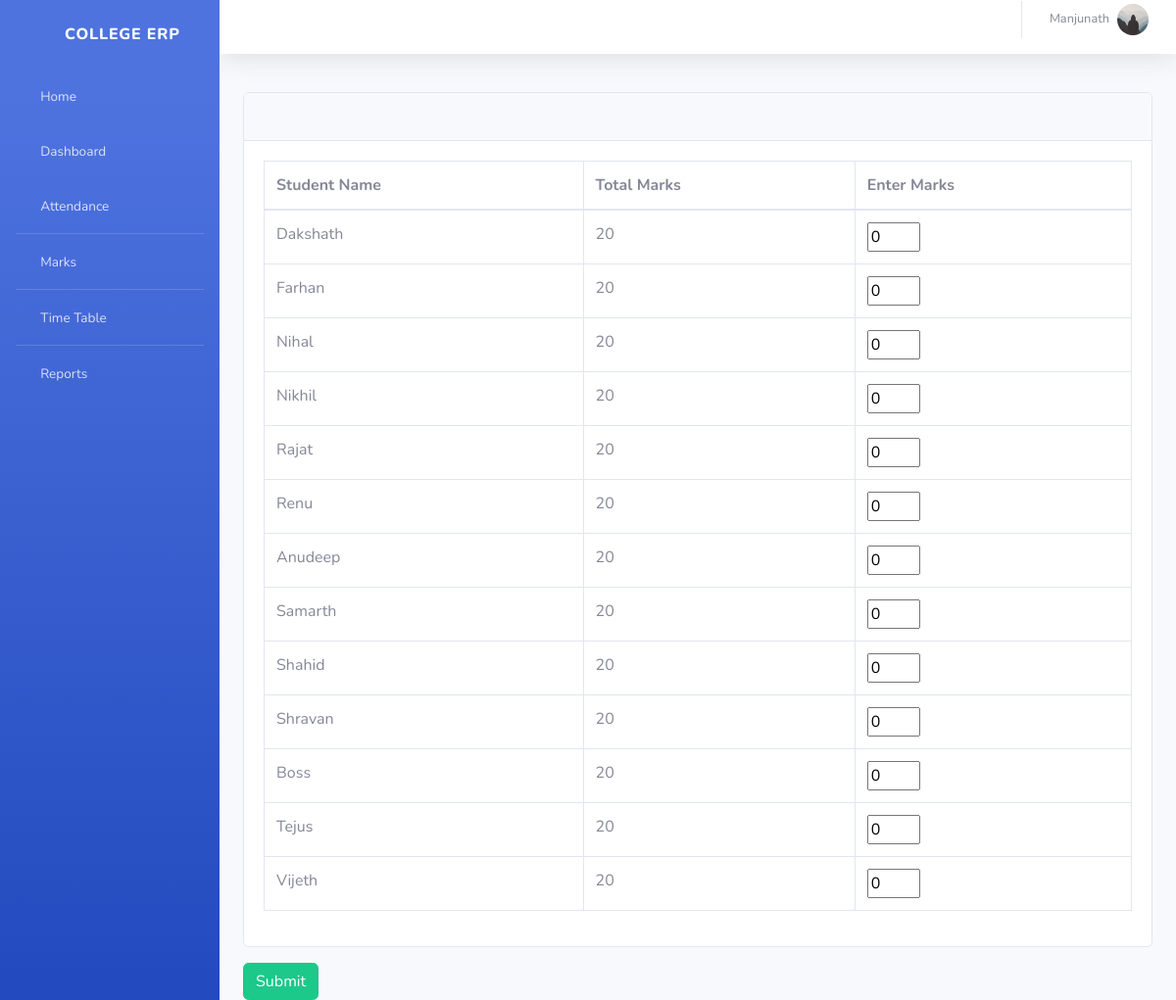
The app's page /info/teacher/49/marks_entry/ (signed in) with its own data.
### info/models.py (models this page shows, shortened)
class User(AbstractUser):
    @property
    def is_student(self):
        if hasattr(self, 'student'):
            return True
        return False
    @property
    def is_teacher(self):
        if hasattr(self, 'teacher'):
            return True
        return False

class Teacher(models.Model):
    user = models.OneToOneField(User, on_delete=models.CASCADE, null=True)
    id = models.CharField(primary_key=True, max_length=100)
    dept = models.ForeignKey(Dept, on_delete=models.CASCADE, default=1)
    name = models.CharField(max_length=100)
    Gender = models.CharField(max_length=50, choices=Gender_choice, default='Male')
    DOB = models.DateField(default='1980-01-01')
    address = models.CharField(max_length=200, default='-'),
    phone = models.IntegerField(),
    nationality = models.CharField(max_length=20),
    image = models.ImageField(default='default.jpg', upload_to='profile_pics')

class Student(models.Model):
    user = models.OneToOneField(User, on_delete=models.CASCADE, null=True)
    class_id = models.ForeignKey(Class, on_delete=models.CASCADE, default=1)
    semester = models.CharField(max_length=100, choices=semester, default='-')
    USN = models.CharField(primary_key='True', max_length=100)
    name = models.CharField(max_length=200)
    address = models.CharField(max_length=200, default='-')
    phone = models.IntegerField(default='-'),
    nationality = models.CharField(max_length=20, default='-'),
    Gender = models.CharField(max_length=50, choices=Gender_choice, default='Male')
    DOB = models.DateField(default='1998-01-01')
    image = models.ImageField(default='default.jpg', upload_to='profile_pics')

class MarksClass(models.Model):
    assign = models.ForeignKey(Assign, on_delete=models.CASCADE)
    name = models.CharField(max_length=50, choices=test_name, default='Internal test 1')
    status = models.BooleanField(default='False')
    class Meta:
        unique_together = (('assign', 'name'),)
    @property
    def total_marks(self):
        if self.name == 'Semester End Exam':
            return 100
        return 20

### info/views.py (the view)
# urls.py: path('teacher/<int:marks_c_id>/marks_entry/', views.t_marks_entry, name='t_marks_entry'),
@login_required()
def t_marks_entry(request, marks_c_id):
    mc = get_object_or_404(MarksClass, id=marks_c_id)
    ass = mc.assign
    c = ass.class_id
    context = {
        'ass': ass,
        'c': c,
        'mc': mc,
    }
    return render(request, 'info/t_marks_entry.html', context)

### info/templates/info/t_marks_entry.html (shortened to what this page needs)
{% extends 'info/base.html' %}
{% block content %}
{% if c.student_set.all %}
<form action="{% url 'marks_confirm' mc.id %}" method="post">
    <div class="card mb-3">
        <div class="card-header">
          <i class="fas fa-table"></i>
         <b>{{ dept1.name }}</b></div>
        <div class="card-body">
          <div class="table-responsive">
            <table class="table table-bordered" id="dataTable" width="100%" cellspacing="0">
              <thead>
                <tr>
                    <th>Student Name</th>
                    <th>Total Marks</th>
                    <th>Enter Marks</th>
                </tr>
              </thead>
                <tbody>
                {% for s in c.student_set.all %}
                    <tr>
                    <td>{{s.name}}</td>
                    <td>{{ mc.total_marks }}</td>
                    <td>
                        <input type="number" name="{{ s.USN }}" min="0" max="{{ mc.total_marks }}" value="0">
                    </td>
                    </tr>
                {% endfor %}
                </tbody>
            </table>
          </div>
        </div>
      </div>
    <input class="btn btn-success" type="submit" value="Submit">
</form>
{% else %}
    <p>No students in Class</p>
{% endif %}
{% endblock %}

### info/templates/info/base.html (shortened to what this page needs)
<!DOCTYPE html>
<html lang="en">
  <head>
      {% load static %}
   <link href="{% static '/info/dashboard/vendor/fontawesome-free/css/all.min.css' %}" rel="stylesheet" type="text/css">
   <link href="{% static '/info/dashboard/css/sb-admin-2.min.css' %}" rel="stylesheet">
    <link href="{% static '/info/dashboard/vendor/datatables/dataTables.bootstrap4.css' %}" rel="stylesheet">
  </head>
  <body id="page-top">
    <div id="wrapper">
  <ul class="navbar-nav bg-gradient-primary sidebar sidebar-dark accordion" id="accordionSidebar">
      <a class="sidebar-brand d-flex align-items-center justify-content-center" href="{% url 'index' %}">
        <div class="sidebar-brand-icon rotate-n-15">
          <i class="fas fa-laugh-wink"></i>
        </div>
        <div class="sidebar-brand-text mx-3">College ERP</div>
      </a>
      <li class="nav-item">
        <a class="nav-link" href="{% url 'index' %}">
          <i class="fas fa-fw fa-tachometer-alt"></i>
          <span>Home</span></a>
      </li>
       {% if request.user.is_student %}
<hr class="sidebar-divider my-0">
      <li class="nav-item">
        <a class="nav-link" href="{% url 'dashboard'  request.user.student.USN request.user.student.class_id_id %}">
          <i class="fas fa-fw fa-tachometer-alt"></i>
          <span>Dashboard</span></a>
      </li>
      <li class="nav-item">
        <a class="nav-link" href="{% url 'attendance' request.user.student.USN %}">
          <i class="fas fa-fw fa-tachometer-alt"></i>
          <span>Attendance</span></a>
      </li>
      <hr class="sidebar-divider my-0">
      <li class="nav-item">
        <a class="nav-link" href="{% url 'attendance' request.user.student.USN %}">
          <i class="fas fa-fw fa-tachometer-alt"></i>
          <span>Attendance By Subject</span></a>
      </li>
       <hr class="sidebar-divider my-0">
      <li class="nav-item">
        <a class="nav-link" href="{% url 'marks_list' request.user.student.USN %}">
          <i class="fas fa-fw fa-tachometer-alt"></i>
          <span>Marks</span></a>
      </li>
      <hr class="sidebar-divider my-0">
      <li class="nav-item">
        <a class="nav-link" href="{% url 'timetable' request.user.student.class_id_id %}">
          <i class="fas fa-fw fa-tachometer-alt"></i>
          <span>Time Table</span></a>
      </li>
      {% elif request.user.is_teacher %}
      <li class="nav-item">
        <a class="nav-link" href="{% url 'dashboard'%}">
          <i class="fas fa-fw fa-tachometer-alt"></i>
          <span>Dashboard</span></a>
      </li>
       <li class="nav-item">
        <a class="nav-link" href="{% url 't_clas' request.user.teacher.id 1 %}">
          <i class="fas fa-fw fa-tachometer-alt"></i>
          <span>Attendance</span></a>
      </li>
      <hr class="sidebar-divider my-0">
      <li class="nav-item">
        <a class="nav-link" href="{% url 't_clas' request.user.teacher.id 2 %}">
          <i class="fas fa-fw fa-tachometer-alt"></i>
          <span>Marks</span></a>
      </li>
      <hr class="sidebar-divider my-0">
      <li class="nav-item">
        <a class="nav-link" href="{% url 't_timetable' request.user.teacher.id %}">
          <i class="fas fa-fw fa-tachometer-alt"></i>
          <span>Time Table</span></a>
      </li>
       <hr class="sidebar-divider my-0">
      <li class="nav-item">
        <a class="nav-link" href="{% url 't_clas' request.user.teacher.id 3 %}">
          <i class="fas fa-fw fa-tachometer-alt"></i>
          <span>Reports</span></a>
      </li>
      {% endif %}
    </ul>
<div id="content-wrapper">
<div id="content">
          <nav class="navbar navbar-expand navbar-light bg-white topbar mb-4  shadow" style="bottom:15px;">
          <ul class="navbar-nav ml-auto">
            <li class="nav-item dropdown no-arrow">
              <a class="nav-link dropdown-toggle" href="#" id="userDropdown" role="button" data-toggle="dropdown" aria-haspopup="true" aria-expanded="false">
                 {% if request.user.is_student %}
                  <span class="mr-2 d-none d-lg-inline text-gray-600 small">{{ request.user.student.name }}</span>
                   <img class="img-profile rounded-circle" src="{{ user.student.image.url }}">
                  <div class="dropdown-menu dropdown-menu-right shadow animated--grow-in" aria-labelledby="userDropdown">
                  <a class="dropdown-item" href="{% url 'profile' %}">
                  <i class="fas fa-user fa-sm fa-fw mr-2 text-gray-400"></i>
                  Profile
                </a>
                <a class="dropdown-item" href="#">
                  <i class="fas fa-cogs fa-sm fa-fw mr-2 text-gray-400"></i>
                  Settings
                </a>
                <a class="dropdown-item" href="#">
                  <i class="fas fa-list fa-sm fa-fw mr-2 text-gray-400"></i>
                  Activity Log
                </a>
                <div class="dropdown-divider"></div>
                <a class="dropdown-item" href="#" data-toggle="modal" data-target="#logoutModal">
                  <i class="fas fa-sign-out-alt fa-sm fa-fw mr-2 text-gray-400"></i>
                  Logout
                </a>
              </div>
                  {% elif request.user.is_teacher %}
                  <span class="mr-2 d-none d-lg-inline text-gray-600 small">{{ request.user.teacher.name }}</span>
                <img class="img-profile rounded-circle" src="{{ user.teacher.image.url }}">
              </a>
                 {% endif %}
            </li>
          </ul>
        </nav>
        <div class="container-fluid">
            {% block content %}
            {% endblock %}
        </div>
    </div>
    </div>
  </body>
</html>

### records on screen
User: user.teacher.name "Manjunath", teacher.image (placeholder picture)
Student: name "Dakshath"
MarksClass: total_marks "20"
Student: name "Farhan"
Student: name "Nihal"
Student: name "Nikhil"
Student: name "Rajat"
Student: name "Renu"
Student: name "Anudeep"
Student: name "Samarth"
Student: name "Shahid"
Student: name "Shravan"
Student: name "Boss"
Student: name "Tejus"
Student: name "Vijeth"
